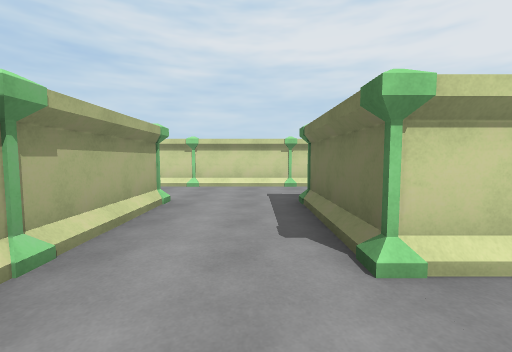
view 1 (above)

16 first-person views from a walk through a 3-D level made in the Unity game engine. The camera is 1.4 m above the floor, tilts 4° down and sees 90° across. The floor is counted in squares, 2 m on a side. Each view is taken from the middle of a square. On the plan, view 1 faces up. The plan holds only what a view shows up to about 9 squares ahead; the rest is blank. The place goes on beyond the plan. The player is left out.

view 2
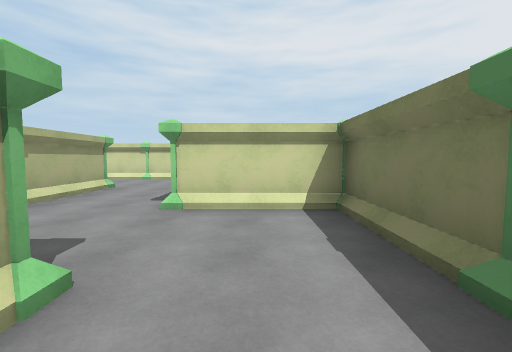

view 3
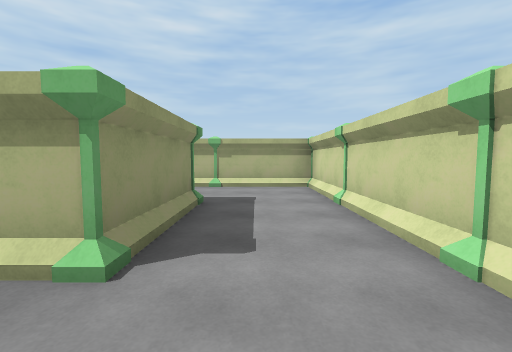

view 4
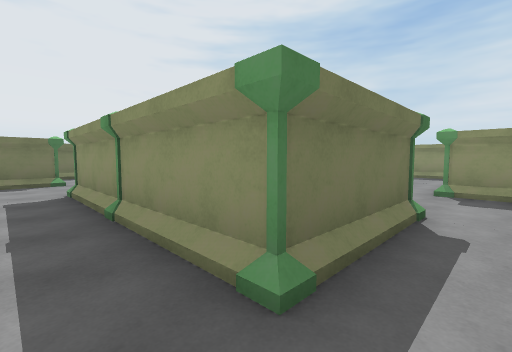

view 5
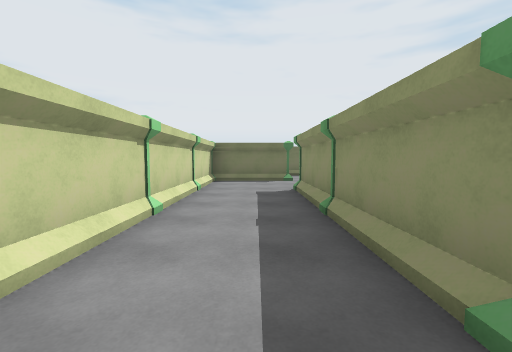

view 6
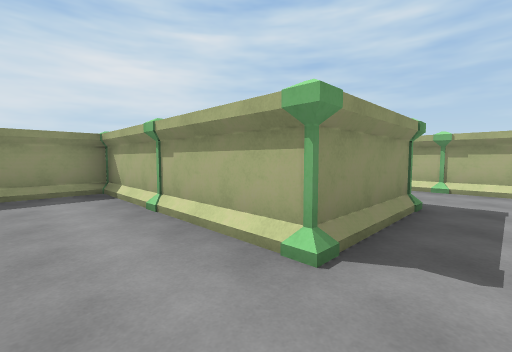

view 7
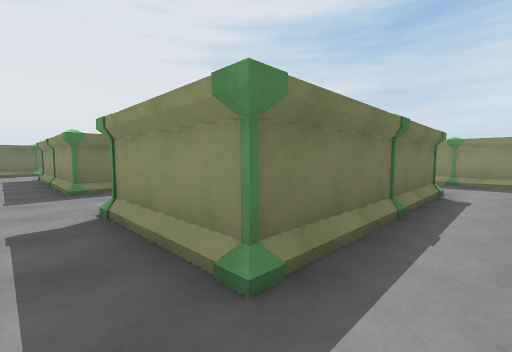

view 8
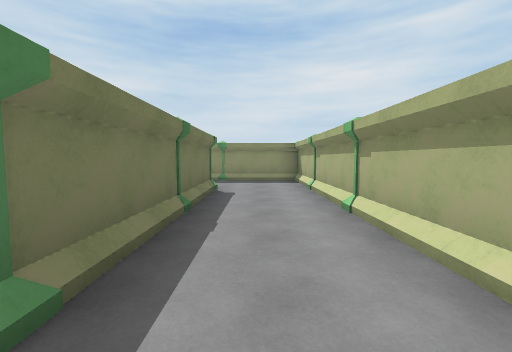

view 9
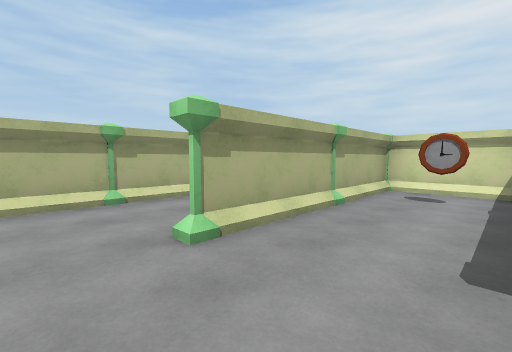

view 10
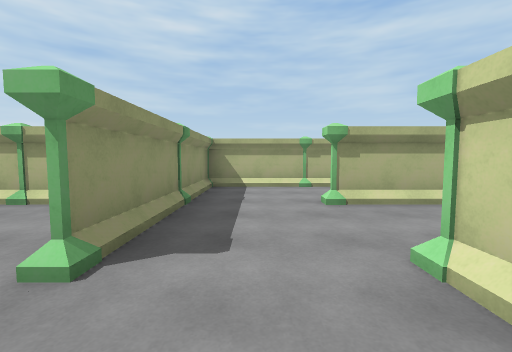

view 11
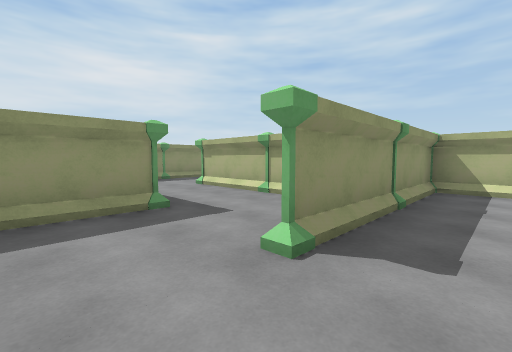

view 12
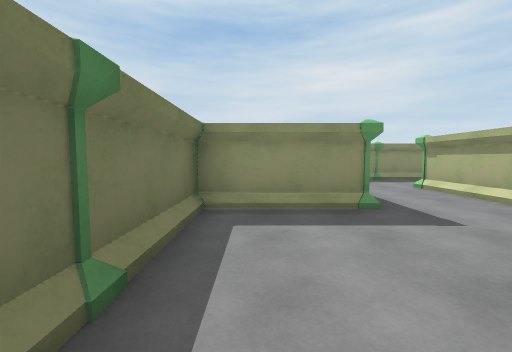

view 13
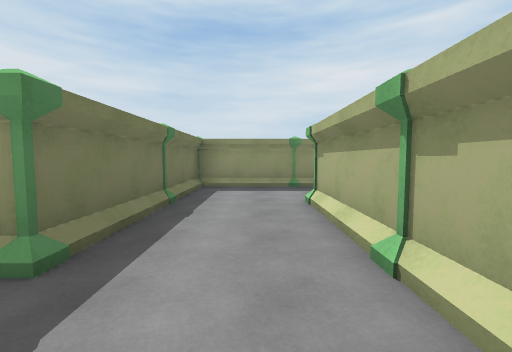

view 14
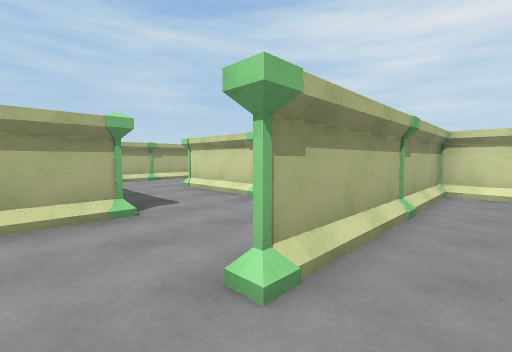

view 15
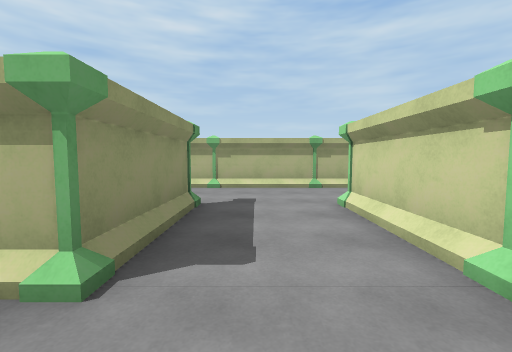

view 16
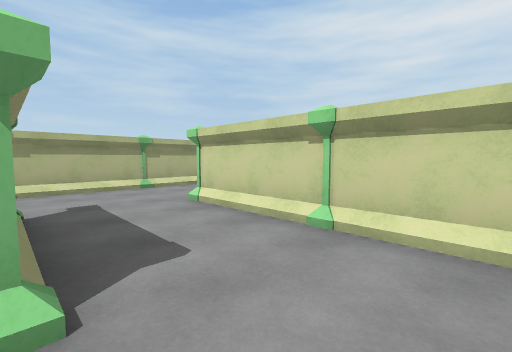

### Floor plan
Ten units are one square. View 1 is at (0, 0); x grows to the right and y downward. Boxes are objects, and circles mark ways between rooms. Rooms are numbered by the first view taken in them; rooms with no view inside come last. Other rooms are left out.
<svg viewBox="-93 -70 153 180">
<path fill="none" stroke="#000" d="M25 -16 14 -16M32 6 32 -15M-15 8 5 8M-15 -24 -15 5M-15 -36 -15 -24M14 -40 55 -40M-36 -40 -24 -40M8 -24 8 -36M-40 -24 -40 -36M55 -64 -63 -64 -63 -24M-29 32 -35 32M-39 35 -39 76M-55 32 -24 32M8 55 8 34M-16 75 -16 56 5 56M-63 15 -63 25M-63 85 -63 91M-55 104 -25 104M-66 56 -85 56M-16 95 -16 75M-88 80 -64 80M-40 -14 -40 -24M-39 -35 -39 6M-24 -40 -35 -40M-40 5 -40 -14M-63 -24 -63 5"/>
<rect x="5" y="5" width="10" height="10" fill="#bbb"><title>pillar</title></rect>
<rect x="5" y="-25" width="10" height="10" fill="#bbb"><title>pillar</title></rect>
<rect x="-65" y="-45" width="10" height="10" fill="#bbb"><title>pillar</title></rect>
<rect x="-45" y="-45" width="10" height="10" fill="#bbb"><title>pillar</title></rect>
<rect x="-45" y="-65" width="10" height="10" fill="#bbb"><title>pillar</title></rect>
<rect x="-25" y="-45" width="10" height="10" fill="#bbb"><title>pillar</title></rect>
<rect x="-25" y="-65" width="10" height="10" fill="#bbb"><title>pillar</title></rect>
<rect x="5" y="-45" width="10" height="10" fill="#bbb"><title>pillar</title></rect>
<rect x="5" y="-65" width="10" height="10" fill="#bbb"><title>pillar</title></rect>
<rect x="25" y="-45" width="10" height="10" fill="#bbb"><title>pillar</title></rect>
<rect x="25" y="-65" width="10" height="10" fill="#bbb"><title>pillar</title></rect>
<rect x="-45" y="55" width="10" height="10" fill="#bbb"><title>pillar</title></rect>
<rect x="-45" y="25" width="10" height="10" fill="#bbb"><title>pillar</title></rect>
<rect x="-45" y="5" width="10" height="10" fill="#bbb"><title>pillar</title></rect>
<rect x="-25" y="55" width="10" height="10" fill="#bbb"><title>pillar</title></rect>
<rect x="-25" y="25" width="10" height="10" fill="#bbb"><title>pillar</title></rect>
<rect x="-25" y="5" width="10" height="10" fill="#bbb"><title>pillar</title></rect>
<rect x="5" y="25" width="10" height="10" fill="#bbb"><title>pillar</title></rect>
<rect x="-65" y="75" width="10" height="10" fill="#bbb"><title>pillar</title></rect>
<rect x="-45" y="95" width="10" height="10" fill="#bbb"><title>pillar</title></rect>
<rect x="-45" y="75" width="10" height="10" fill="#bbb"><title>pillar</title></rect>
<rect x="-25" y="75" width="10" height="10" fill="#bbb"><title>pillar</title></rect>
<rect x="-45" y="-25" width="10" height="10" fill="#bbb"><title>pillar</title></rect>
<rect x="-35" y="-35" width="10" height="20" fill="#bbb"><title>clock</title></rect>
<rect x="-25" y="-25" width="10" height="10" fill="#bbb"><title>pillar</title></rect>
<rect x="-65" y="-25" width="10" height="10" fill="#bbb"><title>pillar</title></rect>
<circle cx="-5" cy="-30" r="3" fill="#2a7"/>
<circle cx="-50" cy="-30" r="3" fill="#2a7"/>
<circle cx="-30" cy="70" r="3" fill="#2a7"/>
<circle cx="-30" cy="-5" r="3" fill="#2a7"/>
<circle cx="-50" cy="-5" r="3" fill="#2a7"/>
<text x="10" y="0">1</text>
<text x="-10" y="-50">2</text>
<text x="-20" y="30">3</text>
<text x="-50" y="80">4</text>
<text x="-30" y="-20">5</text>
<text x="-50" y="-10">6</text>
</svg>
Room 1 opens to room 2. Room 2 opens to room 6. Room 3 opens to room 4. Room 3 opens to room 5. Room 3 opens to room 6.

Where each view was taken, in squares from view 1:
view 1: 0 up, 0 right, facing up
view 2: 2 down, 2 right, facing up
view 3: 5 up, 0 right, facing left
view 4: 5 up, 0 right, facing down-right
view 5: 5 up, 0 right, facing right
view 6: 5 up, 0 right, facing down-left
view 7: 5 up, 5 left, facing down-right
view 8: 5 up, 5 left, facing down
view 9: 2 down, 2 left, facing up-left
view 10: 2 down, 0 right, facing left
view 11: 2 down, 0 right, facing down-left
view 12: 2 down, 0 right, facing down
view 13: 4 down, 3 left, facing down
view 14: 9 down, 3 left, facing up-left
view 15: 7 down, 5 left, facing left
view 16: 8 down, 5 left, facing up-left
